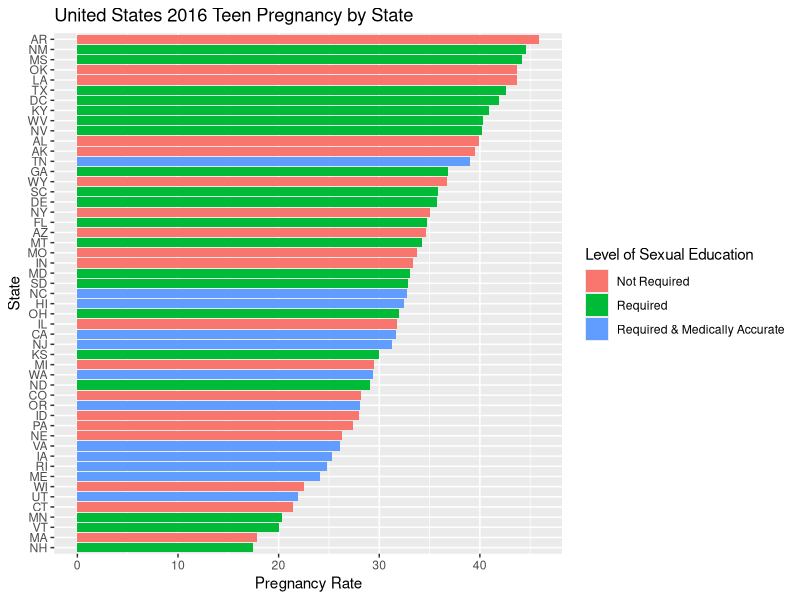

Generate this figure with R:
library("tidyverse")

teen_pregnancy_2016 <- read.csv("data/teen_preg_2016.csv")

teen_preg <- (teen_pregnancy_2016) %>% 
  group_by(sex_ed) %>% 
  select(state, state_id, pregnancy_rate, sex_ed)

teen_preg_chart<- ggplot(teen_preg) +
geom_col(mapping = aes(
    x = reorder(state_id, pregnancy_rate), y = pregnancy_rate, fill = sex_ed)) +
  labs(x = "State", y = "Pregnancy Rate", fill = "Level of Sexual Education") +
  ggtitle("United States 2016 Teen Pregnancy by State ") +
  scale_fill_discrete(labels = c("Not Required", "Required", 
                      "Required & Medically Accurate")) +
  coord_flip() 
